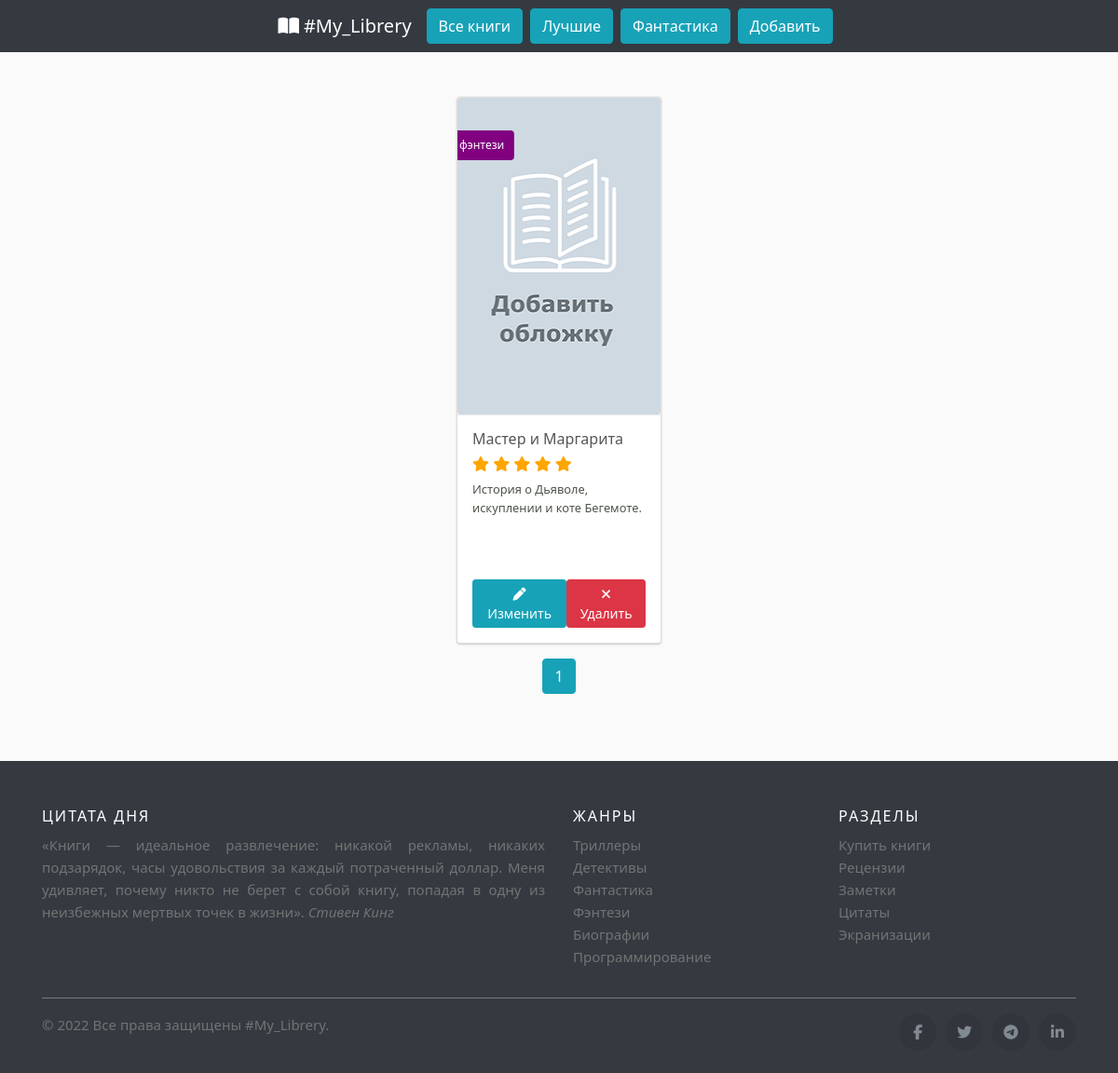
Page /fantasis/ on the committed database.
### reader/models.py (models this page shows, shortened)
class Book(db.Model):
	id = db.Column(db.Integer, primary_key=True)
	title = db.Column(db.String(100), unique=True, nullable=False)
	author = db.Column(db.String(100), nullable=False)
	genre = db.Column(db.String(20), nullable=False)
	rating = db.Column(db.Integer)
	cover = db.Column(db.String(50), nullable=False, default='default.jpg')
	description = db.Column(db.Text)
	notes = db.Column(db.Text)
	created_at = db.Column(db.DateTime(timezone=True), server_default=func.now())

### reader/routes.py (the view)
@app.route("/fantasis/")
def fantasis():
    page = request.args.get('page', 1, type=int)
    books = Book.query.filter(Book.genre == 'фэнтези').paginate(page=page, per_page=4)
    return render_template('fantasis.html', books=books)

### reader/templates/fantasis.html (shortened to what this page needs)
{% extends 'base/base.html' %}
{% block content %}
    <div class="container mx-auto mt-4">
  <div class="d-flex justify-content-center">
{% for book in books.items %}
<div class="card">
  <div class="card-img">
    <img class="card-img" src="{{ url_for('send_file', filename=book.cover) }}" alt="{{ book.cover }}">
    <span><h4>{{ book.genre }}</h4></span>
  </div>
  <div class="card-content">
      <h2>{{ book.title }}</h2>
      <h2>{% set stars = book.rating | int %}
          {% for n in range(stars) %}
          <span class="fa fa-star checked" style="color:orange"></span>
          {% endfor %}
       </h2>
      <p>{{ book.description }}</p>
     <div class="btn-wrapper text-center d-flex justify-content-between">
      <button type="button" class="btn btn-info btn-sm">
       <a href="#" style="color:white"><i class="fas fa-pen"></i> Изменить</a>
      </button>
       <form action="#" method="POST">
         <button class='btn btn-danger btn-sm' type="submit" value="Удалить" onclick="return confirm('Удалить книгу?')"><i class="fa fa-times"></i> Удалить</button>
       </form>
     </div>
  </div>
</div>
{% endfor %}
  </div>
   </div>
    {% for page_num in books.iter_pages(left_edge=1, right_edge=1, left_current=1, right_current=2) %}
      {% if page_num %}
        {% if books.page == page_num %}
          <a class="btn btn-info mb-4" href="{{ url_for('fantasis', page=page_num) }}">{{ page_num }}</a>
        {% else %}
          <a class="btn btn-outline-info mb-4" href="{{ url_for('fantasis', page=page_num) }}">{{ page_num }}</a>
        {% endif %}
      {% else %}
        ...
      {% endif %}
    {% endfor %}
{% endblock %}

### reader/static/css/style.css (style rules this page uses)
:root { --bs-font-sans-serif: system-ui, -apple-system, "Segoe UI", Roboto, "Helvetica Neue", Arial, "Noto Sans", "Liberation Sans", sans-serif, "Apple Color Emoji", "Segoe UI Emoji", "Segoe UI Symbol", "Noto Color Emoji"; --bs-font-monospace: SFMono-Regular, Menlo, Monaco, Consolas, "Liberation Mono", "Courier New", monospace; }
* { box-sizing: border-box; }
html, body { width: 100%; height: 100%; }
body { padding: 1rem 0; background: #fafafa; color:#555; font-family:var(--bs-font-sans-serif); font-size:0.875rem; font-weight:400; }
h2, .h2 { font-size:calc(1.325rem + .9vw) }
@media (min-width: 1200px) { h2, .h2 { font-size:2rem; color: #555; } }
h4, .h4 { font-size:calc(1.275rem + .3vw) }
@media (min-width: 1200px) { h4, .h4 { font-size:1.5rem } }
a { color:#4f4f4f }
.card { width: 220px; display: inline-block; margin: 1rem; border-radius: 4px; box-shadow: 0 -1px 1px 0 rgba(0, 0, 0, 0.05), 0 1px 2px 0 rgba(0, 0, 0, 0.2); transition: all 0.2s ease; background: #fff; position: relative; overflow: hidden; }
.card-img { position: relative; height: 340px; width: 100%; background-color: #fff; transition: opacity 0.2s ease; background-position: center center; background-repeat: no-repeat; background-size: cover; }
.card-content { width: 100%; min-height: 150px; background-color: #fff; border-top: 1px solid #E9E9EB; border-bottom-right-radius: 4px; border-bottom-left-radius: 4px; padding: 1rem 1rem; transition: all 0.2s ease; }
.card-content a { text-decoration: none; color: #202927; }
.card-content h2, .card-content a h2 { font-size: 1rem; font-weight: 500; }
.card-content p, .card-content a p { font-size: 0.8rem; font-weight: 400; overflow: hidden; text-overflow: ellipsis; min-height: 90px; color: rgba(32, 41, 28, 0.8); }
.card-img span { position: absolute; top: 15%; left: 12%; background: purple; padding: 6px; color: #fff; font-size: 12px; border-radius: 4px; -webkit-border-radius: 4px; -moz-border-radius: 4px; -ms-border-radius: 4px; -o-border-radius: 4px; transform: translate(-50%,-50%); }
.card-img span h4 { font-size: 12px; margin:0; padding:10px 5px; line-height: 0; }

### rows in the picture
Book: cover (placeholder picture), genre "фэнтези", title "Мастер и Маргарита", description "История о Дьяволе, искуплении и коте Бегемоте."

### other values in the picture
{{ page_num }} "1"
